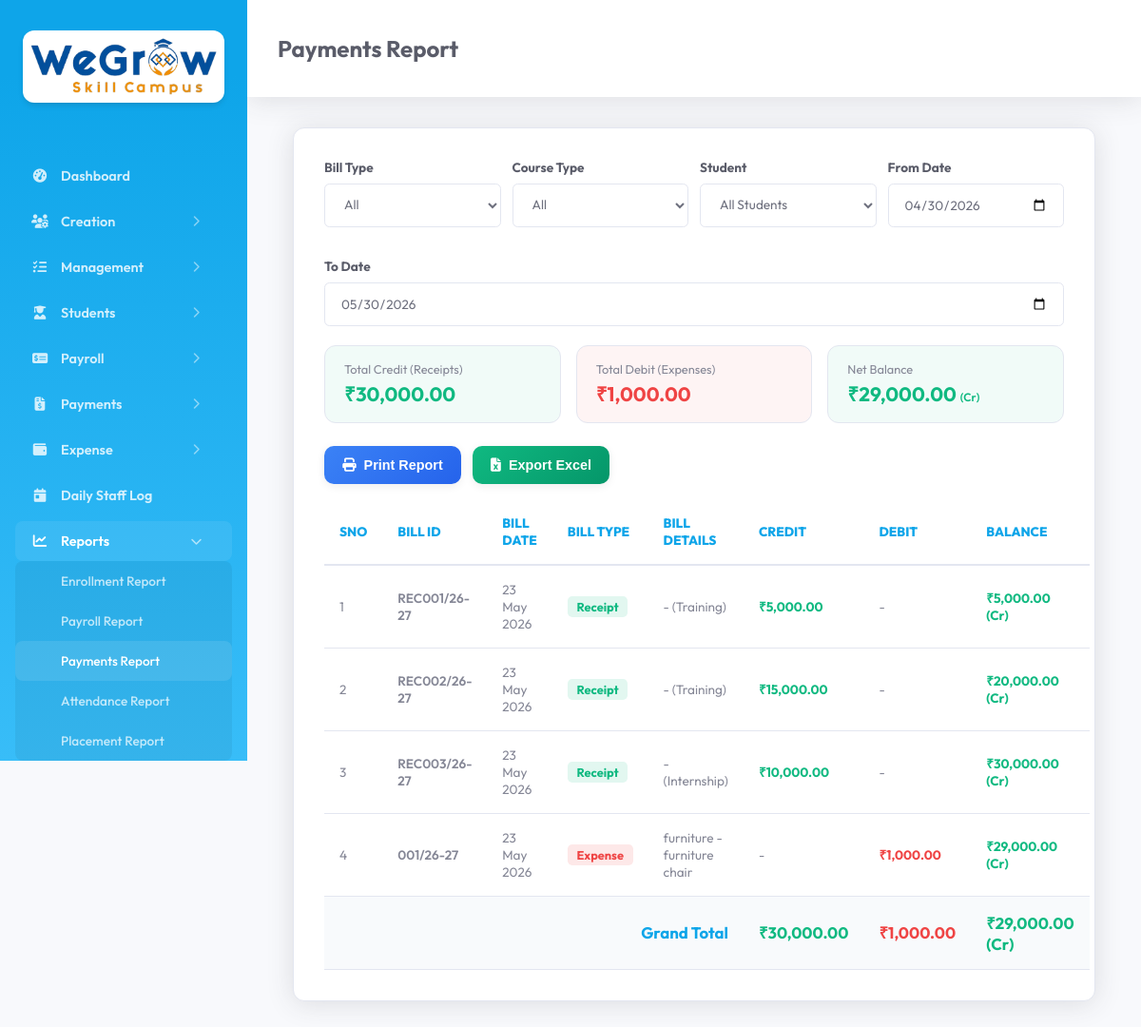
Screenshot of /report_payments.php (signed in) with the database file from the repository.
### tables this page shows
CREATE TABLE `tc_payment` (
  `id` int(11) NOT NULL AUTO_INCREMENT,
  `created_date_time` datetime DEFAULT NULL,
  `updated_date_time` datetime DEFAULT NULL,
  `company_id` mediumtext DEFAULT NULL,
  `payment_id` mediumtext DEFAULT NULL,
  `course_type` mediumtext DEFAULT NULL,
  `payment_date` mediumtext DEFAULT NULL,
  `payment_mode` mediumtext DEFAULT NULL,
  `bank` mediumtext DEFAULT NULL,
  `amount` mediumtext DEFAULT NULL,
  `total_amount` mediumtext DEFAULT NULL,
  `student_id` mediumtext DEFAULT NULL,
  `description` mediumtext DEFAULT NULL,
  `enrollment_id` mediumtext DEFAULT NULL,
  `deleted` int(11) NOT NULL DEFAULT 0,
  PRIMARY KEY (`id`)
);

CREATE TABLE `tc_expense_entry` (
  `id` int(11) NOT NULL AUTO_INCREMENT,
  `created_date_time` datetime DEFAULT NULL,
  `updated_date_time` datetime DEFAULT NULL,
  `company_id` mediumtext DEFAULT NULL,
  `expense_entry_id` mediumtext DEFAULT NULL,
  `expense_category_id` mediumtext DEFAULT NULL,
  `expense_entry_date` mediumtext DEFAULT NULL,
  `payment_mode` mediumtext DEFAULT NULL,
  `bank` mediumtext DEFAULT NULL,
  `amount` mediumtext DEFAULT NULL,
  `total_amount` mediumtext DEFAULT NULL,
  `attachments` mediumtext DEFAULT NULL,
  `deleted` int(11) NOT NULL DEFAULT 0,
  `expense_entry_number` mediumtext DEFAULT NULL,
  `description` mediumtext DEFAULT NULL,
  PRIMARY KEY (`id`)
);

### report_payments.php (the view, shortened to what the rows shown need)
<?php require_once 'common_file.php';
$from_page = 'Payments Report';
$from_date = date('Y-m-d', strtotime('-30 days'));
$to_date = date('Y-m-d');
$bill_type = '';
$course_type = '';
$student_id = '';
$expense_category_id = '';
$payments = $bf->getPaymentReportList($course_type, $student_id, $from_date, $to_date, $bill_type, $expense_category_id);
?>
<!DOCTYPE html>
<html lang="en">
<head>
    <link rel="stylesheet" href="assets/css/style.css">
</head>
<body>
    <?php include 'sidebar.php'; ?>
    <div class="main-content update_content">
        <div class="header">
            <h2><?php if(!empty($from_page)) echo ucfirst($from_page); ?></h2>
        </div>
        <div class="module-section">
            <div id="course_list">
                <table class="responsive table table-bordered" id="payment_report_table">
                    <thead>
                        <tr>
                            <th>Sno</th>
                            <th>Bill ID</th>
                            <th>Bill Date</th>
                            <th>Bill Type</th>
                            <th>Bill Details</th>
                            <th>Credit</th>
                            <th>Debit</th>
                            <th>Balance</th>
                        </tr>
                    </thead>
                    <tbody>
                        <?php
                            $sno = 1;
                            if(!empty($payments)) {
                                foreach ($payments as $p) {
                        ?>
                                    <tr>
                                        <td><?php echo $sno++; ?></td>
                                        <td><span style="font-weight: 600;"><?php echo htmlspecialchars($p['bill_id']); ?></span></td>
                                        <td><?php echo date('d M Y', strtotime($p['bill_date'])); ?></td>
                                        <td>
                                            <span class="<?php echo $p['bill_type'] === 'Receipt' ? 'bill-type-receipt' : 'bill-type-expense'; ?>">
                                                <?php echo $p['bill_type']; ?>
                                            </span>
                                        </td>
                                        <td><?php echo htmlspecialchars($p['bill_details']); ?></td>
                                        <td>
                                            <?php if($p['credit'] > 0) { ?>
                                                <span class="credit-amount">₹<?php echo number_format($p['credit'], 2); ?></span>
                                            <?php } else { echo '-'; } ?>
                                        </td>
                                        <td>
                                            <?php if($p['debit'] > 0) { ?>
                                                <span class="debit-amount">₹<?php echo number_format($p['debit'], 2); ?></span>
                                            <?php } else { echo '-'; } ?>
                                        </td>
                                        <td>
                                            <span class="<?php echo $p['balance'] >= 0 ? 'balance-credit' : 'balance-debit'; ?>">
                                                ₹<?php echo number_format(abs($p['balance']), 2); ?>
                                                <?php echo $p['balance'] >= 0 ? '(Cr)' : '(Dr)'; ?>
                                            </span>
                                        </td>
                                    </tr>
                                <?php } ?>
                            <?php } else { ?>
                                <tr>
                                    <td colspan="8" style="text-align:center; padding: 2rem; color: var(--text-muted);">No records found.</td>
                                </tr>
                        <?php } ?>
                    </tbody>
                </table>
            </div>
        </div>
    </div>
</body>
</html>

### rows the page displays
tc_payment: payment "REC001/26-27", payment_date "23 May 2026", bill_type "Receipt", bill_details "- (Training)", credit "5,000.00", balance "5,000.00"
tc_payment: payment "REC002/26-27", payment_date "23 May 2026", bill_type "Receipt", bill_details "- (Training)", credit "15,000.00", balance "20,000.00"
tc_payment: payment "REC003/26-27", payment_date "23 May 2026", bill_type "Receipt", bill_details "- (Internship)", credit "10,000.00", balance "30,000.00"
tc_expense_entry: expense_entry_number "001/26-27", expense_entry_date "23 May 2026", bill_type "Expense", bill_details "furniture - furniture chair", debit "1,000.00", balance "29,000.00"

### other values shown
$modules[$page_key] "Dashboard"
$item['title'] "Creation"
$item['title'] "Management"
$item['title'] "Students"
$item['title'] "Payroll"
$item['title'] "Payments"
$item['title'] "Expense"
$modules[$page_key] "Daily Staff Log"
$item['title'] "Reports"
$modules[$page_key] "Enrollment Report"
$modules[$page_key] "Payroll Report"
$modules[$page_key] "Payments Report"
$modules[$page_key] "Attendance Report"
$modules[$page_key] "Placement Report"
$from_page "Payments Report"
